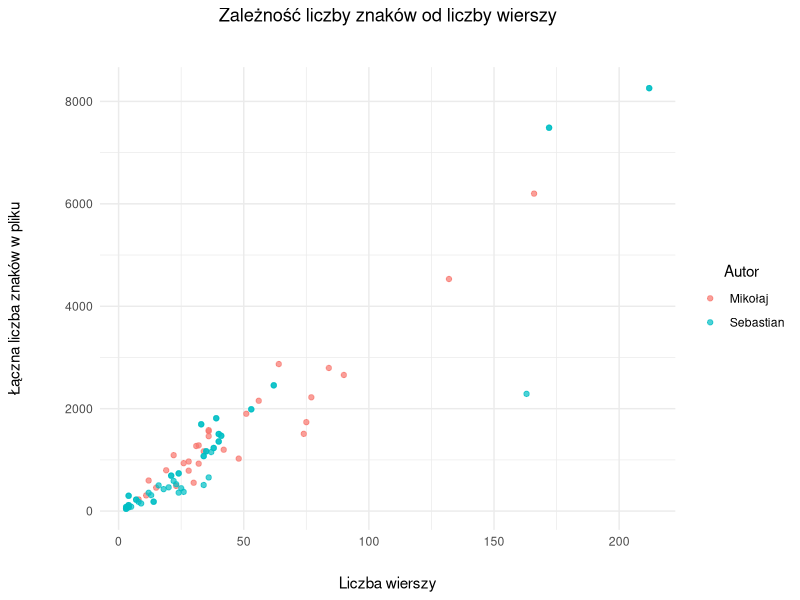
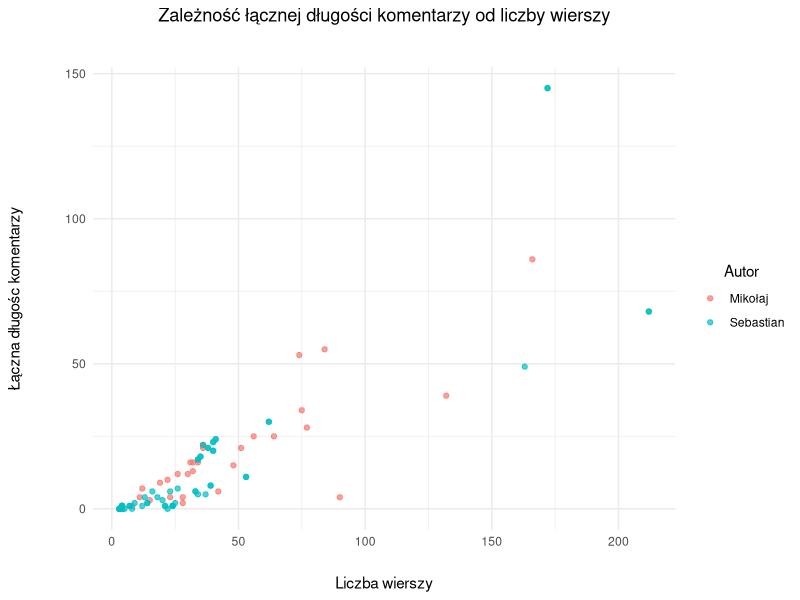
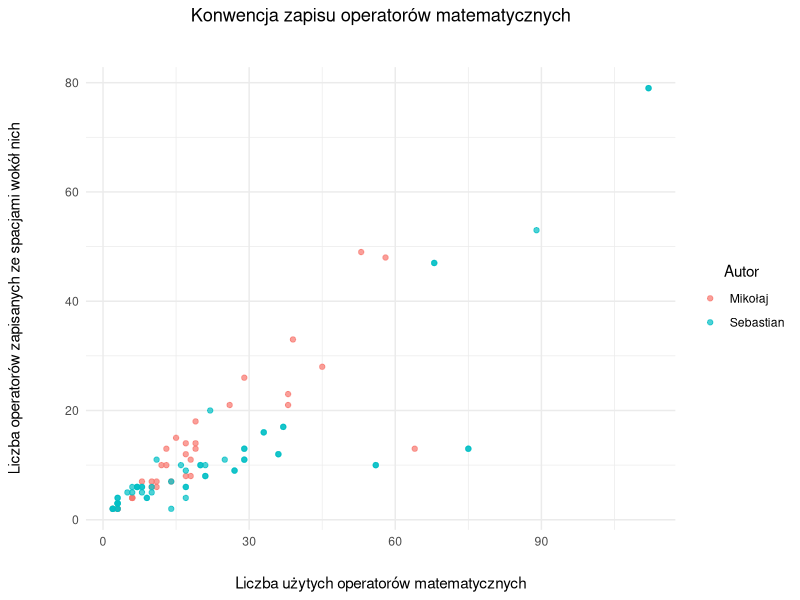
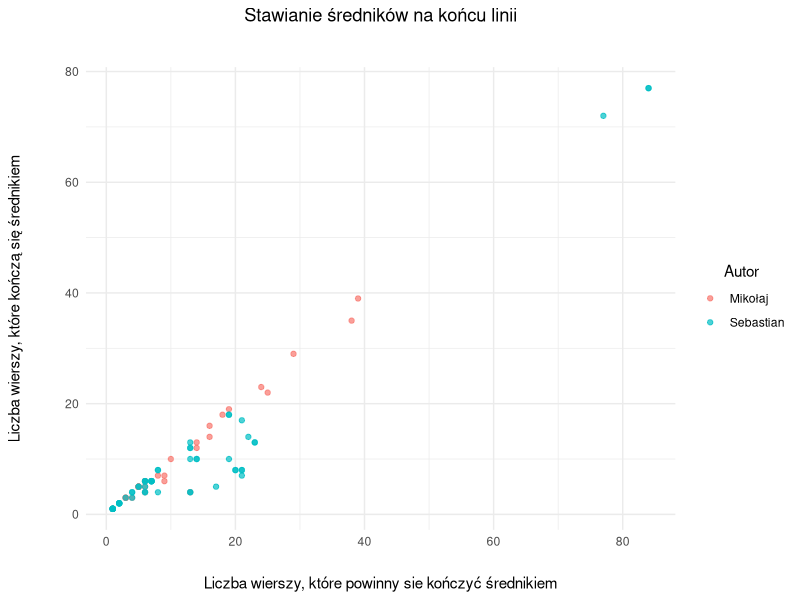
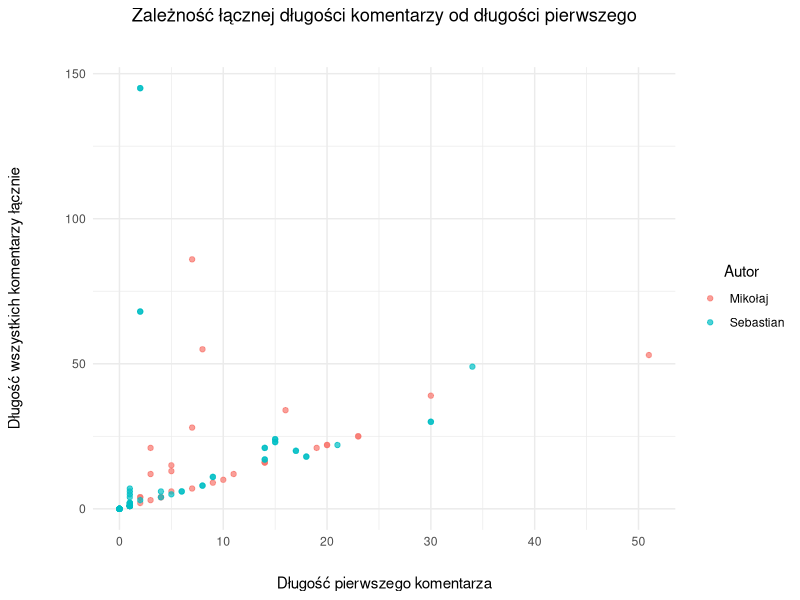

Source code (R) for these figures, in order:
library(dplyr)
library(ggplot2)

mikolaj_matlab <- read.csv("data/Mikolaj_matlab.csv")
sebastian_matlab <- read.csv("data/Sebastian_matlab.csv")

mikolaj_matlab <- mikolaj_matlab %>%
  rename(Liczba.operatorow = Liczba.operatorów..........................)

sebastian_matlab <- sebastian_matlab %>%
  rename(Liczba.operatorow = Liczba.operatorów..........................)

sebastian_java <- read.csv("data/Sebastian_java.csv")
mikolaj_java <- read.csv("data/Mikolaj_java.csv")

p1 <- ggplot() +
  geom_point(data = mikolaj_matlab, aes(x = Liczba.wierszy, y = Liczba.znaków., colour = "Mikołaj"), alpha = 0.7) +
  geom_point(data = sebastian_matlab, aes(x = Liczba.wierszy, y = Liczba.znaków., colour = "Sebastian"), alpha = 0.7) +
  labs(title = "Zależność liczby znaków od liczby wierszy", x = "Liczba wierszy", y = "Łączna liczba znaków w pliku", colour = "Autor")+
  theme_minimal() +
  theme(legend.title = element_text(hjust = 0.5),
        axis.title.y = element_text(margin = margin(r = 30)),
        axis.title.x = element_text(margin = margin(t = 20)), 
        plot.title = element_text(hjust = 0.5, margin = margin(b = 30)))

p2 <- ggplot() +
  geom_point(data = mikolaj_matlab, aes(x = Liczba.wierszy, y = Laczna.dlugosc.komentarzy, colour = "Mikołaj"), alpha = 0.7) +
  geom_point(data = sebastian_matlab, aes(x = Liczba.wierszy, y = Laczna.dlugosc.komentarzy, colour = "Sebastian"), alpha = 0.7) +
  labs(title = "Zależność łącznej długości komentarzy od liczby wierszy", x = "Liczba wierszy", y = "Łączna długośc komentarzy", colour = "Autor")+
  theme_minimal() +
  theme(legend.title = element_text(hjust = 0.5),
        axis.title.y = element_text(margin = margin(r = 30)),
        axis.title.x = element_text(margin = margin(t = 20)), 
        plot.title = element_text(hjust = 0.5, margin = margin(b = 30)))

p3 <- ggplot() +
  geom_point(data = mikolaj_matlab, aes(x = Liczba.operatorow, y = Liczba.operatorow.otoczonych.spacjami, colour = "Mikołaj"), alpha = 0.7) +
  geom_point(data = sebastian_matlab, aes(x = Liczba.operatorow, y = Liczba.operatorow.otoczonych.spacjami, colour = "Sebastian"), alpha = 0.7) +
  labs(title = "Konwencja zapisu operatorów matematycznych", x = "Liczba użytych operatorów matematycznych", y = "Liczba operatorów zapisanych ze spacjami wokół nich", colour = "Autor")+
  theme_minimal() +
  theme(legend.title = element_text(hjust = 0.5),
        axis.title.y = element_text(margin = margin(r = 30)),
        axis.title.x = element_text(margin = margin(t = 20)), 
        plot.title = element_text(hjust = 0.5, margin = margin(b = 30)))

p4 <- ggplot() +
  geom_point(data = mikolaj_matlab, aes(x = Liczba.wierszy..ktore.powinny.sie.konczyc.srednikiem, y = Liczba.wierszy.zakonczonych.srednikiem, colour = "Mikołaj"), alpha = 0.7) +
  geom_point(data = sebastian_matlab, aes(x = Liczba.wierszy..ktore.powinny.sie.konczyc.srednikiem, y = Liczba.wierszy.zakonczonych.srednikiem, colour = "Sebastian"), alpha = 0.7) +
  labs(title = "Stawianie średników na końcu linii", x = "Liczba wierszy, które powinny sie kończyć średnikiem", y = "Liczba wierszy, które kończą się średnikiem", colour = "Autor")+
  theme_minimal() +
  theme(legend.title = element_text(hjust = 0.5),
        axis.title.y = element_text(margin = margin(r = 30)),
        axis.title.x = element_text(margin = margin(t = 20)), 
        plot.title = element_text(hjust = 0.5, margin = margin(b = 30)))

p5 <- ggplot() +
  geom_point(data = mikolaj_matlab, aes(y = Laczna.dlugosc.komentarzy, x = Długośc.pierwszego.komentarza, colour = "Mikołaj"), alpha = 0.7) +
  geom_point(data = sebastian_matlab, aes(y = Laczna.dlugosc.komentarzy, x = Długośc.pierwszego.komentarza, colour = "Sebastian"), alpha = 0.7) +
  labs(title = "Zależność łącznej długości komentarzy od długości pierwszego", x = "Długość pierwszego komentarza", y = "Długość wszystkich komentarzy łącznie", colour = "Autor")+
  theme_minimal() +
  theme(legend.title = element_text(hjust = 0.5),
        axis.title.y = element_text(margin = margin(r = 30)),
        axis.title.x = element_text(margin = margin(t = 20)), 
        plot.title = element_text(hjust = 0.5, margin = margin(b = 30)))
